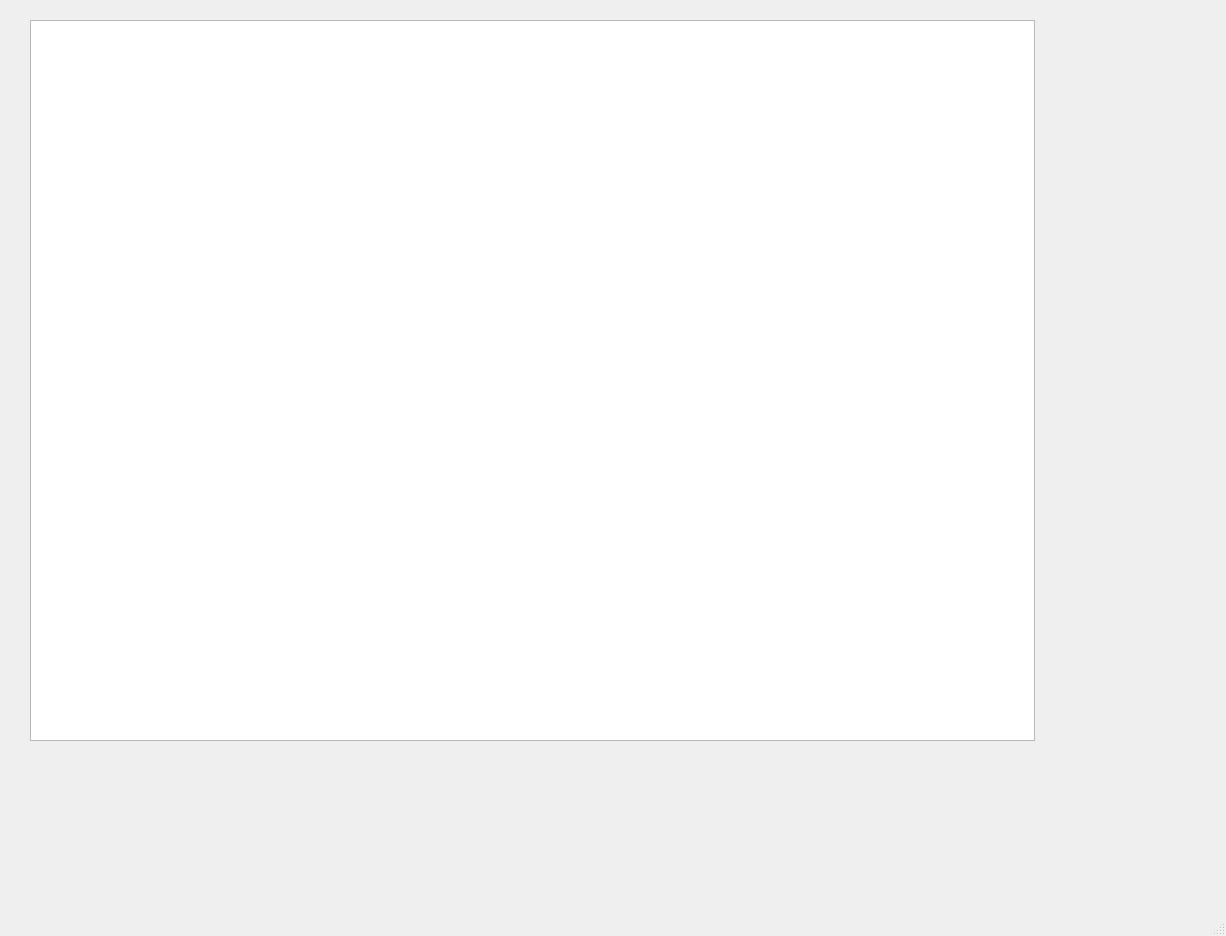
<?xml version="1.0" encoding="UTF-8"?>
<ui version="4.0">
 <class>MainWindow</class>
 <widget class="QMainWindow" name="MainWindow">
  <property name="geometry">
   <rect>
    <x>0</x>
    <y>0</y>
    <width>1226</width>
    <height>936</height>
   </rect>
  </property>
  <property name="maximumSize">
   <size>
    <width>1241</width>
    <height>16777215</height>
   </size>
  </property>
  <property name="windowTitle">
   <string>MainWindow</string>
  </property>
  <widget class="QWidget" name="centralwidget">
   <widget class="QWidget" name="horizontalLayoutWidget">
    <property name="geometry">
     <rect>
      <x>30</x>
      <y>20</y>
      <width>1061</width>
      <height>721</height>
     </rect>
    </property>
    <layout class="QHBoxLayout" name="horizontalLayout" stretch="0,0">
     <property name="spacing">
      <number>6</number>
     </property>
     <property name="sizeConstraint">
      <enum>QLayout::SetMaximumSize</enum>
     </property>
     <item>
      <widget class="QListView" name="listView"/>
     </item>
     <item>
      <widget class="QWidget" name="widget" native="true">
       <property name="enabled">
        <bool>true</bool>
       </property>
       <property name="minimumSize">
        <size>
         <width>50</width>
         <height>0</height>
        </size>
       </property>
      </widget>
     </item>
    </layout>
   </widget>
  </widget>
  <widget class="QMenuBar" name="menubar">
   <property name="geometry">
    <rect>
     <x>0</x>
     <y>0</y>
     <width>1226</width>
     <height>22</height>
    </rect>
   </property>
  </widget>
  <widget class="QStatusBar" name="statusbar"/>
 </widget>
 <resources/>
 <connections/>
</ui>
